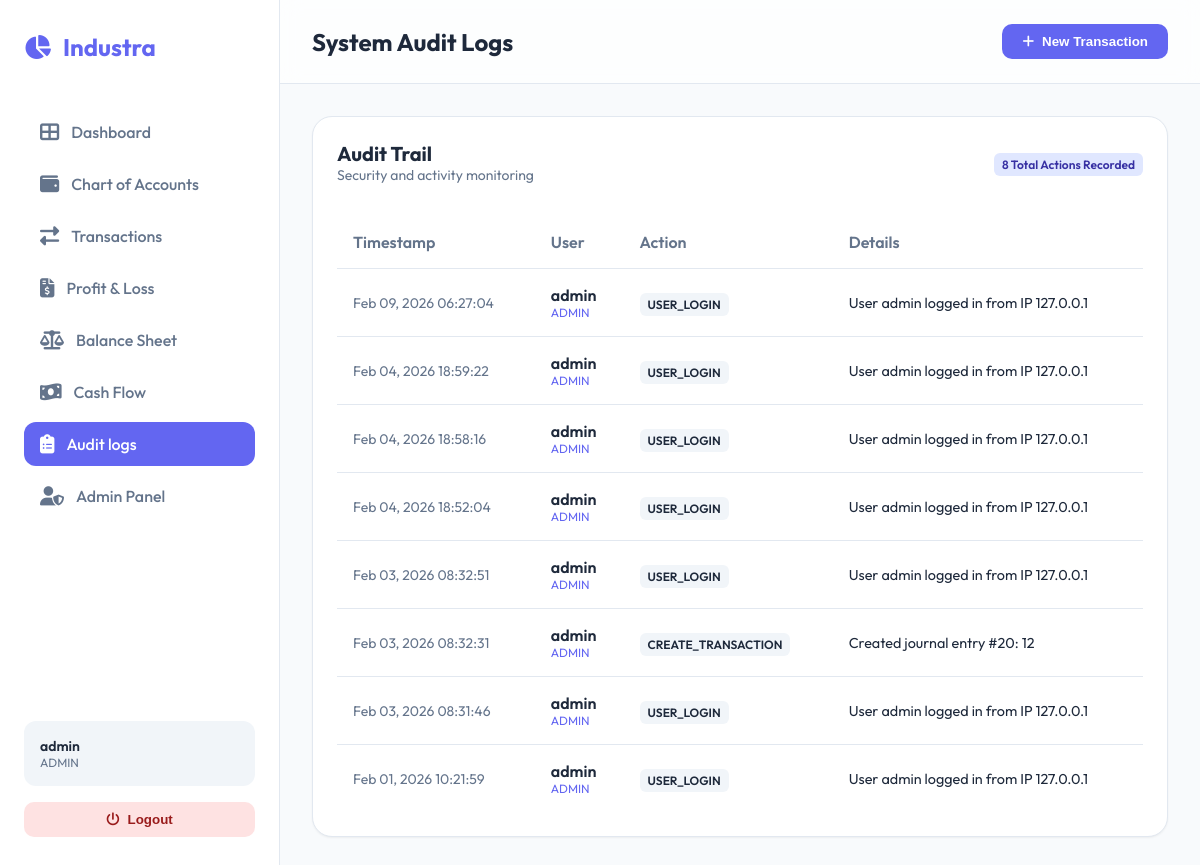
The app's page /audit-logs/ (signed in), older data.
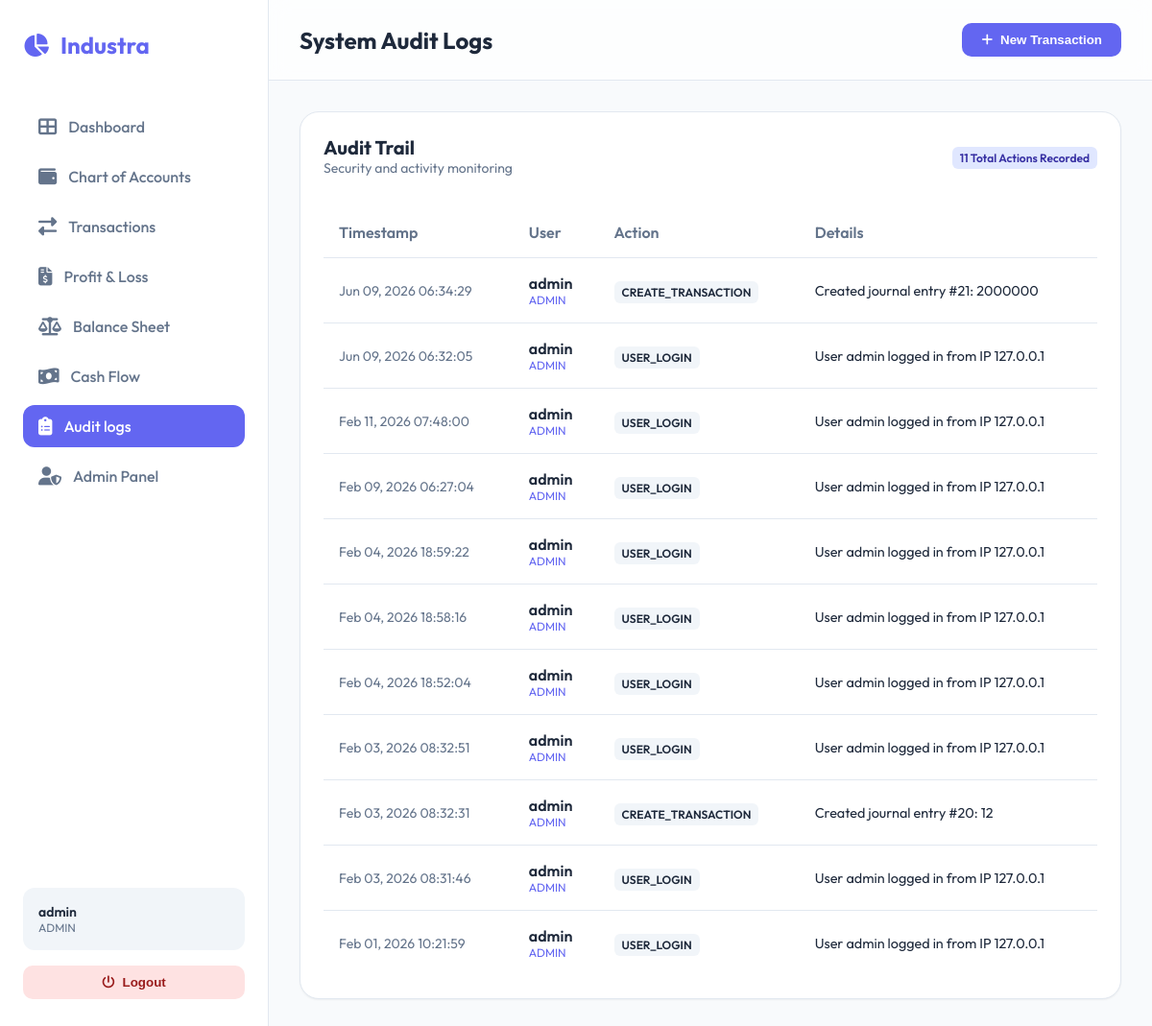
The same page, newer data.
### accounting/models.py (models this page shows, shortened)
class UserProfile(models.Model):
    ROLES = [
        ('ADMIN', 'Administrator'),
        ('ACCOUNTANT', 'Accountant'),
        ('MANAGER', 'Manager'),
        ('VIEWER', 'Viewer'),
    ]
    user = models.OneToOneField(User, on_delete=models.CASCADE, related_name='profile')
    role = models.CharField(max_length=20, choices=ROLES, default='VIEWER')
    phone = models.CharField(max_length=20, blank=True)

class AuditLog(models.Model):
    action = models.CharField(max_length=100)
    user = models.ForeignKey(User, on_delete=models.SET_NULL, null=True)
    timestamp = models.DateTimeField(auto_now_add=True)
    details = models.TextField()

### accounting/views.py (the view)
# urls.py: path('audit-logs/', views.audit_logs, name='audit_logs'),
@staff_member_required
def audit_logs(request):
    logs = AuditLog.objects.all().order_by('-timestamp')
    return render(request, 'accounting/audit_logs.html', {'logs': logs})

### accounting/templates/accounting/audit_logs.html
{% extends 'accounting/base.html' %}
{% block page_title %}System Audit Logs{% endblock %}
{% block content %}
<div class="card">
    <div style="display: flex; justify-content: space-between; align-items: center; margin-bottom: 2rem;">
        <div>
            <h3 style="font-size: 1.25rem; font-weight: 700;">Audit Trail</h3>
            <p style="color: var(--text-light); font-size: 0.875rem;">Security and activity monitoring</p>
        </div>
        <div>
            <span class="badge badge-primary">{{ logs.count }} Total Actions Recorded</span>
        </div>
    </div>
    <table>
        <thead>
            <tr>
                <th>Timestamp</th>
                <th>User</th>
                <th>Action</th>
                <th>Details</th>
            </tr>
        </thead>
        <tbody>
            {% for log in logs %}
            <tr>
                <td style="color: var(--text-light); font-size: 0.875rem;">{{ log.timestamp|date:"M d, Y H:i:s" }}</td>
                <td>
                    <div style="font-weight: 600;">{{ log.user.username }}</div>
                    <div style="font-size: 0.75rem; color: var(--primary);">{{ log.user.profile.role }}</div>
                </td>
                <td>
                    <span class="badge" style="background: #f1f5f9; color: var(--text-dark);">{{ log.action }}</span>
                </td>
                <td style="font-size: 0.9rem;">{{ log.details }}</td>
            </tr>
            {% empty %}
            <tr>
                <td colspan="4" style="text-align: center; padding: 2rem; color: var(--text-light);">No activity logs
                    found.</td>
            </tr>
            {% endfor %}
        </tbody>
    </table>
</div>
{% endblock %}

### accounting/templates/accounting/base.html (shortened to what this page needs)
<!DOCTYPE html>
<html lang="en">
<head>
    <link rel="stylesheet" href="https://cdnjs.cloudflare.com/ajax/libs/font-awesome/6.4.0/css/all.min.css">
</head>
<body>
    <aside class="sidebar">
        <div class="logo">
            <i class="fas fa-chart-pie"></i>
            <span>Industra</span>
        </div>
        <ul class="nav-links">
            <li>
                <a href="{% url 'dashboard' %}"
                    class="{% if request.resolver_match.url_name == 'dashboard' %}active{% endif %}">
                    <i class="fas fa-th-large"></i>
                    <span>Dashboard</span>
                </a>
            </li>
            <li>
                <a href="{% url 'accounts_list' %}"
                    class="{% if request.resolver_match.url_name == 'accounts_list' %}active{% endif %}">
                    <i class="fas fa-wallet"></i>
                    <span>Chart of Accounts</span>
                </a>
            </li>
            <li>
                <a href="{% url 'transactions_list' %}"
                    class="{% if request.resolver_match.url_name == 'transactions_list' %}active{% endif %}">
                    <i class="fas fa-exchange-alt"></i>
                    <span>Transactions</span>
                </a>
            </li>
            <li>
                <a href="{% url 'profit_loss' %}"
                    class="{% if request.resolver_match.url_name == 'profit_loss' %}active{% endif %}">
                    <i class="fas fa-file-invoice-dollar"></i>
                    <span>Profit & Loss</span>
                </a>
            </li>
            <li>
                <a href="{% url 'balance_sheet' %}"
                    class="{% if request.resolver_match.url_name == 'balance_sheet' %}active{% endif %}">
                    <i class="fas fa-balance-scale"></i>
                    <span>Balance Sheet</span>
                </a>
            </li>
            <li>
                <a href="{% url 'cash_flow' %}"
                    class="{% if request.resolver_match.url_name == 'cash_flow' %}active{% endif %}">
                    <i class="fas fa-money-bill-wave"></i>
                    <span>Cash Flow</span>
                </a>
            </li>
            {% if request.user.is_staff %}
            <li>
                <a href="{% url 'audit_logs' %}"
                    class="{% if request.resolver_match.url_name == 'audit_logs' %}active{% endif %}">
                    <i class="fas fa-clipboard-list"></i>
                    <span>Audit logs</span>
                </a>
            </li>
            {% endif %}
            <li>
                <a href="/admin/" target="_blank">
                    <i class="fas fa-user-shield"></i>
                    <span>Admin Panel</span>
                </a>
            </li>
        </ul>
        <div style="margin-top: auto;">
            {% if user.is_authenticated %}
            <div style="padding: 1rem; background: #f1f5f9; border-radius: 12px; margin-bottom: 1rem;">
                <div style="font-weight: 600; font-size: 0.875rem;">{{ user.username }}</div>
                <div style="font-size: 0.75rem; color: var(--text-light);">{{ user.profile.role }}</div>
            </div>
            <form action="{% url 'logout' %}" method="post">
                <button type="submit" class="btn"
                    style="width: 100%; background: #fee2e2; color: #991b1b; justify-content: center;">
                    <i class="fas fa-power-off"></i> Logout
                </button>
            </form>
            {% endif %}
        </div>
    </aside>
    <main class="main-container">
        <header>
            <div class="header-left">
                <h2>{% block page_title %}Dashboard{% endblock %}</h2>
            </div>
            <div class="header-right">
                <button class="btn btn-primary" onclick="location.href='{% url 'add_transaction' %}'">
                    <i class="fas fa-plus"></i> New Transaction
                </button>
            </div>
        </header>
        <div class="content">
            {% block content %}{% endblock %}
        </div>
    </main>
</body>
</html>

### accounting/templates/accounting/base.html (style rules this page uses)
:root { --primary: #6366f1; --primary-light: #818cf8; --secondary: #64748b; --bg-body: #f8fafc; --bg-sidebar: #ffffff; --text-dark: #1e293b; --text-light: #64748b; --white: #ffffff; --glass: rgba(255, 255, 255, 0.7); --border: #e2e8f0; --shadow-sm: 0 1px 2px 0 rgb(0 0 0 / 0.05); --shadow-md: 0 4px 6px -1px rgb(0 0 0 / 0.1), 0 2px 4px -2px rgb(0 0 0 / 0.1); --shadow-lg: 0 10px 15px -3px rgb(0 0 0 / 0.1), 0 4px 6px -4px rgb(0 0 0 / 0.1); }
* { margin: 0; padding: 0; box-sizing: border-box; }
body { font-family: 'Outfit', sans-serif; background-color: var(--bg-body); color: var(--text-dark); height: 100vh; display: flex; overflow: hidden; }
.sidebar { width: 280px; background: var(--bg-sidebar); border-right: 1px solid var(--border); display: flex; flex-direction: column; padding: 2rem 1.5rem; transition: all 0.3s ease; }
.logo { display: flex; align-items: center; gap: 12px; font-size: 1.5rem; font-weight: 700; color: var(--primary); margin-bottom: 3rem; }
.nav-links { list-style: none; display: flex; flex-direction: column; gap: 0.5rem; }
.nav-links a { text-decoration: none; color: var(--text-light); display: flex; align-items: center; gap: 12px; padding: 12px 16px; border-radius: 12px; font-weight: 500; transition: all 0.2s ease; }
.nav-links a:hover, .nav-links a.active { background: var(--primary); color: var(--white); }
.nav-links a i { font-size: 1.2rem; }
.main-container { flex: 1; display: flex; flex-direction: column; overflow-y: auto; position: relative; }
header { padding: 1.5rem 2rem; display: flex; justify-content: space-between; align-items: center; background: var(--glass); backdrop-filter: blur(10px); position: sticky; top: 0; z-index: 100; border-bottom: 1px solid var(--border); }
.content { padding: 2rem; max-width: 1200px; margin: 0 auto; width: 100%; }
.btn { padding: 10px 20px; border-radius: 10px; font-weight: 600; cursor: pointer; transition: all 0.2s; border: none; display: inline-flex; align-items: center; gap: 8px; text-decoration: none; }
.btn-primary { background: var(--primary); color: var(--white); }
.card { background: var(--white); border-radius: 20px; padding: 1.5rem; border: 1px solid var(--border); box-shadow: var(--shadow-sm); transition: transform 0.3s ease, box-shadow 0.3s ease; }
.badge { padding: 4px 8px; border-radius: 6px; font-size: 0.75rem; font-weight: 600; }
.badge-primary { background: #e0e7ff; color: #3730a3; }
table { width: 100%; border-collapse: collapse; margin-top: 1rem; }
th { text-align: left; padding: 1rem; font-weight: 600; color: var(--text-light); border-bottom: 1px solid var(--border); }
td { padding: 1rem; border-bottom: 1px solid var(--border); }
tr:last-child td { border: none; }

Row changes from the older to the newer data that the page shows:
added AuditLog: timestamp "Jun 09, 2026 06:34:29", user.username "admin", user.profile.role "ADMIN", action "CREATE_TRANSACTION", details "Created journal entry #21: 2000000"
added AuditLog: timestamp "Jun 09, 2026 06:32:05", user.username "admin", user.profile.role "ADMIN", action "USER_LOGIN", details "User admin logged in from IP 127.0.0.1"
added AuditLog: timestamp "Feb 11, 2026 07:48:00", user.username "admin", user.profile.role "ADMIN", action "USER_LOGIN", details "User admin logged in from IP 127.0.0.1"
Text that changed along with them:
{{ logs.count }}: "8" → "11"
